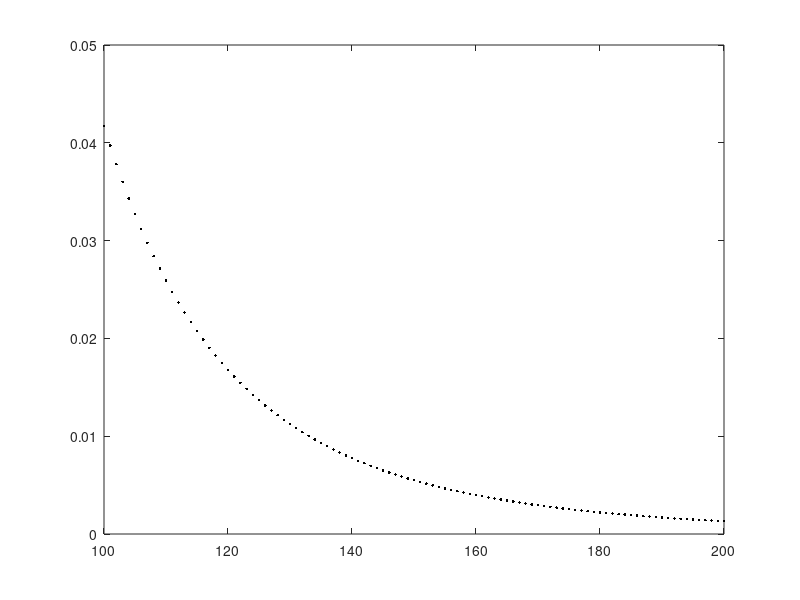

The MATLAB script that drew this image:
clear all;
close all;
sampled_data = [43, 24, 100, 35, 85];
B = 200;
n = length(sampled_data);
max_sample = max(sampled_data);
% Part A)
% From the equation given, it is obvious that:
g = @(N) (1./(N.^n)).*(N<=B).*(max_sample<=N);

% From MatLab convention, a conditional returns 1 if true and 0
% if false. By doing this, the function becomes:
% 1/N^n if max(selected_data) <= N <= B, 0 otherwise.

% Clearly, this is a discrete setting with integer values.
% Therefore, t should be discrete integers.
t = linspace(max_sample, B, B-max_sample+1);
dist = g(t)./sum(g(t)); % Normalize to 1 so it is a valid distribution
plot(t, dist,  'k.');

% Part B)
% Expected value of a discrete pmf: sum(x*f(x)) for all possible values
% of x. 
mean = sum(t.*dist)

%Std of a discrete pmf: (E[X^2] - E[x]^2)^.5
variance = sum((t.^2).*dist) - mean.^2;
std = variance.^.5

% Part C) 

% P[X>150] = sum(f(x)) for x > 150.
probablity_x_greaterthan_150 = sum(dist.*(t>150))